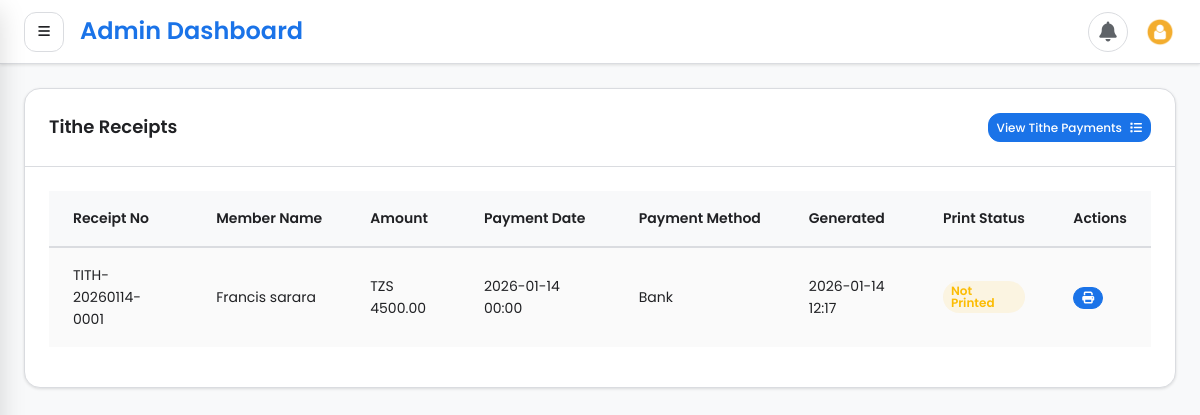
The app's page /tithe/receipt/list/ (signed in), older data.
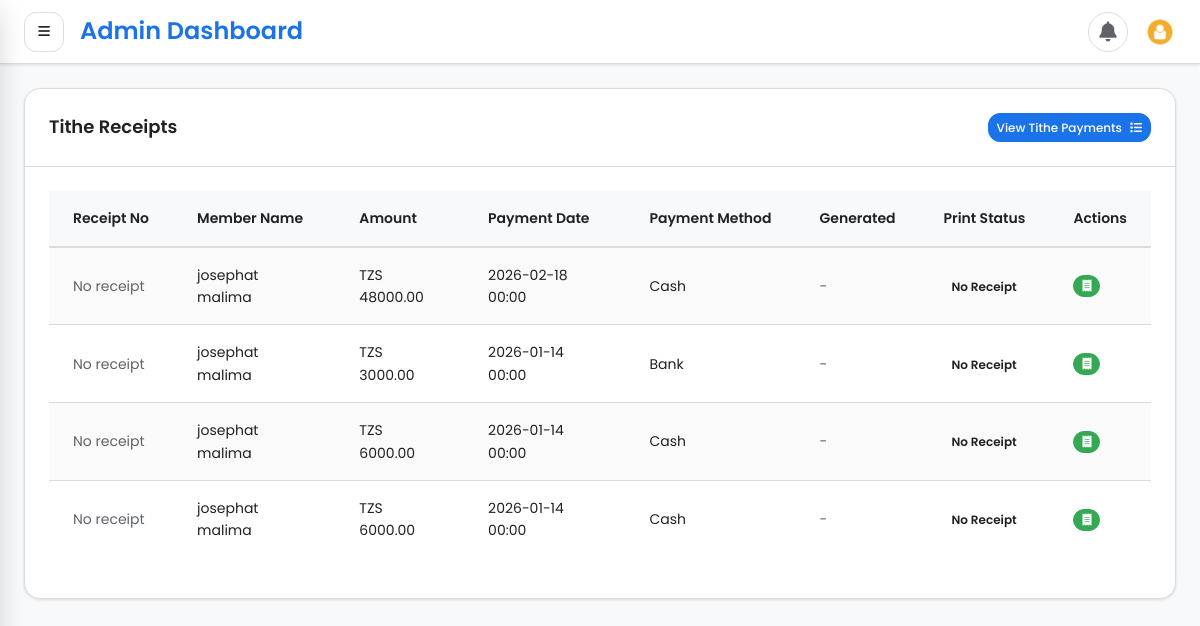
The same page, newer data.
### tithe/models.py (models this page shows, shortened)
class TithePayment(models.Model):
    PAYMENT_STATUS_CHOICES = [
        ('cash', 'Cash'),
        ('bank', 'Bank'),
    ]
    sms_sent = models.BooleanField(default=False)
    sms_sent_at = models.DateTimeField(null=True, blank=True)
    sms_message_id = models.CharField(max_length=100, blank=True, null=True)
    sms_failure_count = models.IntegerField(default=0)
    last_sms_error = models.TextField(blank=True, null=True)
    date = models.DateTimeField(default=timezone.now, verbose_name='Invoice Date')
    name = models.ForeignKey(Member, verbose_name="Member", on_delete=models.CASCADE)  # Direct reference
    contact_number = models.CharField(max_length=13)
    amount = models.DecimalField(max_digits=10, decimal_places=2)
    status = models.CharField(
        max_length=50,
        choices=PAYMENT_STATUS_CHOICES,
        default='cash'
    )

class TitheReceipt(models.Model):
    tithe_payment = models.OneToOneField(
        'TithePayment',
        on_delete=models.CASCADE,
        related_name='receipt'
    )
    receipt_number = models.CharField(max_length=50, unique=True, editable=False)
    generated_at = models.DateTimeField(auto_now_add=True)
    generated_by = models.CharField(max_length=255, blank=True, null=True)
    is_printed = models.BooleanField(default=False)
    printed_at = models.DateTimeField(blank=True, null=True)
    print_attempts = models.IntegerField(default=0)
    last_print_error = models.TextField(blank=True, null=True)
    church_name = models.CharField(max_length=255, default="Your Church Name")
    church_address = models.TextField(default="Your Church Address")
    church_phone = models.CharField(max_length=20, default="+255 XXX XXX XXX")
    class Meta:
        ordering = ['-generated_at']
        verbose_name = "Tithe Receipt"
        verbose_name_plural = "Tithe Receipts"

### member/models.py (models this page shows, shortened)
class Member(models.Model):
    name = models.CharField(max_length=255)
    code = models.TextField(help_text="001PT", null= True)
    active = models.BooleanField(default= True)
    shepherd = models.ForeignKey(Community, on_delete=models.CASCADE, null=True, blank=True)
    ministry = models.ForeignKey(Ministry, on_delete=models.CASCADE, null=True, blank=True)
    telephone =PhoneNumberField(max_length=255, null=True, help_text=' Eg. +255 ')
    location = models.CharField(max_length=255)
    fathers_name = models.CharField(max_length=255, null=True, blank=True)
    mothers_name = models.CharField(max_length=255, null=True, blank=True)
    guardians_name = models.CharField(max_length=255, null=True, blank=True)
    new_believer_school = models.BooleanField()
    pays_tithe = models.BooleanField(default=False)
    working = models.BooleanField(default=False)
    schooling = models.BooleanField(default=False)
    picture = models.ImageField(upload_to=upload_image_path, null=True, blank=True)
    transfered = models.BooleanField(max_length=250, blank=True, null= True)
    transfer_update = models.CharField(max_length=250, null=True, blank=True)
    objects = MemberManager()
    def __str__(self):
        return f'{self.name}'

### tithe/views.py (the view)
# urls.py: path('receipt/list/', views.receipt_list, name='receipt_list'),
@login_required
def receipt_list(request):
    template = "tithepayment/receipt_list.html"
    if request.GET.get('ajax_counts') or request.headers.get('X-Requested-With') == 'XMLHttpRequest':
        unprinted_count = TitheReceipt.objects.filter(is_printed=False).count()
        return JsonResponse({
            'unprinted_count': unprinted_count,
            'total_receipts': TitheReceipt.objects.count()
        })
    payments = TithePayment.objects.all().order_by('-date')
    show_unprinted = request.GET.get('show_unprinted')
    if show_unprinted:
        payments = payments.filter(receipt__is_printed=False)
    for payment in payments:
        payment.has_receipt = hasattr(payment, 'receipt')
        if payment.has_receipt:
            payment.receipt_data = payment.receipt
    unprinted_count = TitheReceipt.objects.filter(is_printed=False).count()
    total_receipts = TitheReceipt.objects.count()
    context = {
        "payments": payments,
        "receipts_active": "active",
        "unprinted_count": unprinted_count,
        "total_receipts": total_receipts,
        "show_unprinted": bool(show_unprinted),
    }
    return render(request, template, context)

### templates/tithepayment/receipt_list.html
{% extends 'base.html' %}
{% block content %}
<div class="dashboard-wrapper">
    <div class="container-fluid dashboard-content">
        <div class="col-xl-12 col-lg-12 col-md-12 col-sm-12 col-12">
            <div class="card">
                <h5 class="card-header">Tithe Receipts
                    <a href="{% url 'tithepayment:tithepayment_list' %}" class="btn btn-sm btn-primary shadow float-right text-light">
                        View Tithe Payments <i class="fa fa-list ml-2"></i>
                    </a>
                </h5>
                <div class="card-body">
                    <div class="table-responsive">
                        <table class="table table-striped table-bordered first">
                            <thead>
                                <tr>
                                    <th>Receipt No</th>
                                    <th>Member Name</th>
                                    <th>Amount</th>
                                    <th>Payment Date</th>
                                    <th>Payment Method</th>
                                    <th>Generated</th>
                                    <th>Print Status</th>
                                    <th>Actions</th>
                                </tr>
                            </thead>
                            <tbody>
                            {% for payment in payments %}
                                <tr>
                                    <td>
                                        {% if payment.has_receipt %}
                                            {{ payment.receipt_data.receipt_number }}
                                        {% else %}
                                            <span class="text-muted">No receipt</span>
                                        {% endif %}
                                    </td>
                                    <td>{{ payment.name }}</td>
                                    <td>TZS {{ payment.amount|floatformat:2 }}</td>
                                    <td>{{ payment.date|date:"Y-m-d H:i" }}</td>
                                    <td>{{ payment.get_status_display }}</td>
                                    <td>
                                        {% if payment.has_receipt %}
                                            {{ payment.receipt_data.generated_at|date:"Y-m-d H:i" }}
                                        {% else %}
                                            <span class="text-muted">-</span>
                                        {% endif %}
                                    </td>
                                    <td>
                                        {% if payment.has_receipt %}
                                            {% if payment.receipt_data.is_printed %}
                                                <span class="badge badge-success">Printed</span>
                                            {% else %}
                                                <span class="badge badge-warning">Not Printed</span>
                                            {% endif %}
                                        {% else %}
                                            <span class="badge badge-secondary">No Receipt</span>
                                        {% endif %}
                                    </td>
                                    <td>
                                        <div class="btn-group">
                                            {% if payment.has_receipt %}
                                                <a href="{% url 'tithepayment:print_receipt' payment.receipt_data.id %}"
                                                   class="btn btn-sm btn-primary" title="Print Receipt">
                                                    <i class="fa fa-print"></i>
                                                </a>
                                            {% else %}
                                                <a href="{% url 'tithepayment:auto_generate_receipt' payment.id %}"
                                                   class="btn btn-sm btn-success" title="Generate Receipt">
                                                    <i class="fa fa-receipt"></i>
                                                </a>
                                            {% endif %}
                                        </div>
                                    </td>
                                </tr>
                            {% empty %}
                                <tr>
                                    <td colspan="8" class="text-center">No tithe payments found</td>
                                </tr>
                            {% endfor %}
                            </tbody>
                        </table>
                    </div>
                </div>
            </div>
        </div>
    </div>
</div>
{% endblock %}

### templates/base.html (shortened to what this page needs)
{% load static %}
<!DOCTYPE html>
<html lang="en">
  <head>
    <link href="https://cdnjs.cloudflare.com/ajax/libs/font-awesome/6.4.0/css/all.min.css" rel="stylesheet" />
  </head>
<body>
    {% if user.is_authenticated %}
    <div class="app-container">
      <header class="app-header">
        <div class="header-left">
          <button class="menu-toggle" id="menuToggle">
            <i class="fas fa-bars"></i>
          </button>
          <h3 style="font-weight: 600; color: var(--primary)">
            {% if user.is_superuser %}Admin Dashboard
            {% elif user.groups.all.0.name == 'Accountant' %}Dashboard
            {% else %}Member Dashboard {% endif %}
          </h3>
        </div>
        <div class="header-right">
          <div class="notification-dropdown">
            <button class="notification-btn" id="notificationBtn">
              <i class="fas fa-bell"></i>
            </button>
          </div>
          <div class="user-menu">
            <div class="user-avatar-sm" id="userMenuButton">
                 <a href="{% url 'role_management' %}?status={% if user_active %}active{% else %}inactive{% endif %}">
                <img src="{% if profile and profile.picture %}{{ profile.picture.url }}{% else %}{% static 'assets/images/avatar01.png' %}{% endif %}" alt="{{ user.username }}" />
                </a>
            </div>
          </div>
        </div>
      </header>
      <main class="main-content">
        {% block content %}{% endblock content %}
      </main>
    </div>
    {% else %}
    <script>
      window.location.href = "{% url '_login' %}";
    </script>
    {% endif %}
  </body>
</html>

Row changes from the older to the newer data that the page shows:
removed TithePayment: receipt_data.receipt_number "TITH-20260114-0001", name "Francis sarara", amount "4500.00", date "2026-01-14 00:00", status "Bank", receipt_data.generated_at "2026-01-14 12:17", shows "Not Printed"
added TithePayment: shows "No receipt", name "josephat malima", amount "48000.00", date "2026-02-18 00:00", status "Cash", shows "No Receipt"
added TithePayment: shows "No receipt", name "josephat malima", amount "3000.00", date "2026-01-14 00:00", status "Bank", shows "No Receipt"
added TithePayment: shows "No receipt", name "josephat malima", amount "6000.00", date "2026-01-14 00:00", status "Cash", shows "No Receipt"
added TithePayment: shows "No receipt", name "josephat malima", amount "6000.00", date "2026-01-14 00:00", status "Cash", shows "No Receipt"
